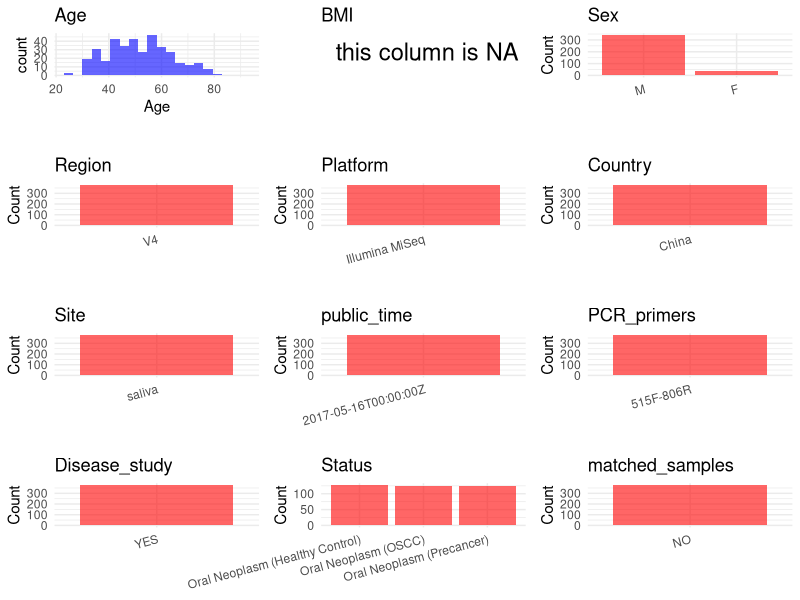

Here is the R script that generated this plot: (Note: this script raises an error after producing the figure.)
## ---- chunk 1
library(tidyverse)
library(ggplot2)
library(cowplot)

setwd("C:/Users/zyc/Desktop/oral_project/data/projects/PRJNA386665")
initial_meta <- read.csv("SraRunTable.csv", header = TRUE) 
head(initial_meta)
## ---- chunk 2
metadata <- data.frame(
  BioProject = initial_meta$BioProject,
  Run = initial_meta$Run,
  sample_name = initial_meta$Sample.Name,
  Age = initial_meta$Host_Age, 
  BMI = NA,  
  Sex = initial_meta$host_sex,
  Region = "V4",
  Platform = initial_meta$Instrument,
  Country = initial_meta$geo_loc_name_country,
  Site = initial_meta$env_material,
  public_time = initial_meta$ReleaseDate,
  matched_samples = "NO",
  Status = initial_meta$Host_disease,
  stringsAsFactors = FALSE
)
## ---- chunk 3
 metadata <- metadata %>%
  mutate(Sex = recode(Sex, "female" = "F", "male" = "M"))
metadata <-metadata%>%
  mutate(Country = case_when(Country == "Taiwan" ~ "China"))

## ---- chunk 4
metadata$title <- "Bacterial alterations in salivary microbiota and their association in oral cancer"
metadata$Disease_study <- "YES"
metadata$PCR_primers <- "515F-806R"

head(metadata)
## ---- chunk 5
print(paste("Number of unique runs:", length(unique(metadata$Run))))
print(paste("Number of unique sample names:", length(unique(metadata$sample_name))))
## ---- chunk 6
plot_data <- metadata %>%
  select(-BioProject, -Run, -sample_name, -title)

# Function to create simple plots for each column
create_simple_plots <- function(data) {
  plots <- list()
  
  for (col in colnames(data)) {
    # Check if the column is all NA
    if (all(is.na(data[[col]]))) {
      # Create an empty plot with text indicating all NA
      p <- ggplot() +
        annotate("text", x = 0.5, y = 0.5, label = "this column is NA", size = 6) +
        labs(title = col) +
        theme_void()
    } else if (is.numeric(data[[col]])) {
      # Numeric variable: histogram
      p <- ggplot(data, aes(x = .data[[col]])) +
        geom_histogram(fill = "blue", alpha = 0.6, bins = 20, na.rm = TRUE) +
        labs(title = col) +
        theme_minimal()
    } else {
      # Categorical variable: bar plot (remove NA values)
      count_data <- as.data.frame(table(data[[col]], useNA = "ifany"))
      p <- ggplot(count_data, aes(x = reorder(Var1, -Freq), y = Freq)) +
        geom_col(fill = "red", alpha = 0.6) +
        labs(title = col, x = NULL, y = "Count") +
        theme_minimal() +
        theme(axis.text.x = element_text(angle = 15, hjust = 1))
    }
    plots[[col]] <- p
  }
  
  return(plots)
}


plots <- create_simple_plots(plot_data)
p<-plot_grid(plots$Age, 
          plots$BMI, 
          plots$Sex, 
          plots$Region, 
          plots$Platform, 
          plots$Country, 
          plots$Site,
          plots$public_time, 
          plots$PCR_primers,
          plots$Disease_study,
          plots$Status,
          plots$matched_samples,# add 
          ncol = 3, align = "hv", axis = "lb")
ggsave("metadata_summary.png", plot = p, width = 8, height = 6, dpi = 150)


## ---- chunk 7
knitr::include_graphics("metadata_summary.png")
## ---- chunk 8
metadata <- metadata[, c(
  "BioProject", "Run", "sample_name", "Age", "BMI", "Sex", 
  "Region", "Platform", "Country", "Site", "public_time", 
  "PCR_primers", "title", "Disease_study", "Status","matched_samples"
)]

write.csv(metadata, file = "metadata.csv", quote = FALSE)
